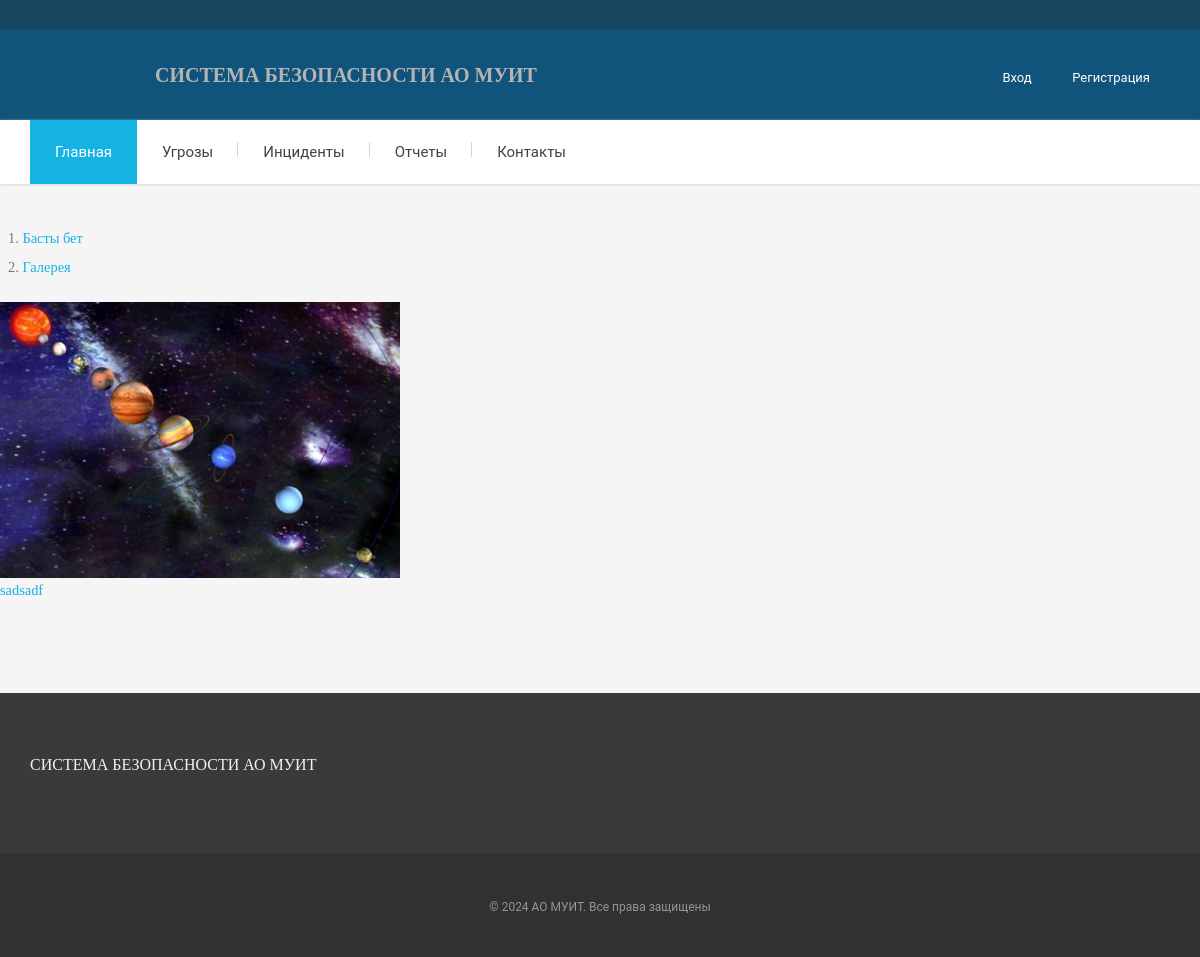
Page /photo_gallarey/list/ on the committed database.
### photo_gallarey/models.py (models this page shows, shortened)
class Gallarey(models.Model):
    title = models.CharField(max_length=200)
    image = models.ImageField(upload_to='photos_news/')

### photo_gallarey/views.py (the view)
# urls.py: path('list/', views.GallareyListView.as_view(), name='gallarey_list'),
class GallareyListView(ListView):
    model = Gallarey
    template_name = 'gallarey/gallarey_list.html'
    context_object_name = 'posts'

### templates/gallarey/gallarey_list.html (shortened to what this page needs)
{% extends 'base.html' %}
{% load static %}
{% block content %}
<div class="mag-breadcrumb py-5">
    <div class="container">
        <div class="row">
            <div class="col-12">
                <nav aria-label="breadcrumb">
                    <ol class="breadcrumb">
                        <li class="breadcrumb-item"><a href="{% url 'news:HomeView' %}"> Басты бет</a></li>
                        <li class="breadcrumb-item"><a href="{% url 'photo_gallarey:gallarey_list' %}">Галерея</a></li>
                    </ol>
                </nav>
            </div>
        </div>
    </div>
</div>
<div class="archive-post-area">
    <div class="container">
        <div class="">
            <div class="col-md-12">
                <div class="related-post-area bg-white mb-30 px-30 pt-30 box-shadow">
                    <div class="row">
                        {% for post in posts %}
                        <div class="col-12 col-md-6 col-lg-4">
                            <div class="single-blog-post style-4 mb-30">
                                <div class="post-thumbnail">
                                    <img src="{{ post.image.url }}" alt>
                                </div>
                                <div class="post-content">
                                    <a href="" class="post-title">{{ post.title }}</a>
                                </div>
                            </div>
                        </div>
                        {% endfor %}
                    </div>
                </div>
            </div>
        </div>
    </div>
</div>
{% endblock %}

### static/css/layout.css (style rules this page uses)
div,dl,dt,dd,ul,ol,li,h1,h2,h3,h4,h5,h6,pre,form,p,blockquote,th,td { margin:0;padding:0 }
a { color:#14b3e4;text-decoration:none;line-height:inherit;-webkit-transition:all 0.35s ease;-moz-transition:all 0.35s ease;-ms-transition:all 0.35s ease;transition:all 0.35s ease }
ul,ol,dl { font-size:0.9rem;line-height:2;margin-bottom:1.25rem;list-style-position:outside;font-family:inherit }
ol { margin-left:1.4rem }

### rows in the picture
Gallarey: image (picture), title "sadsadf"
